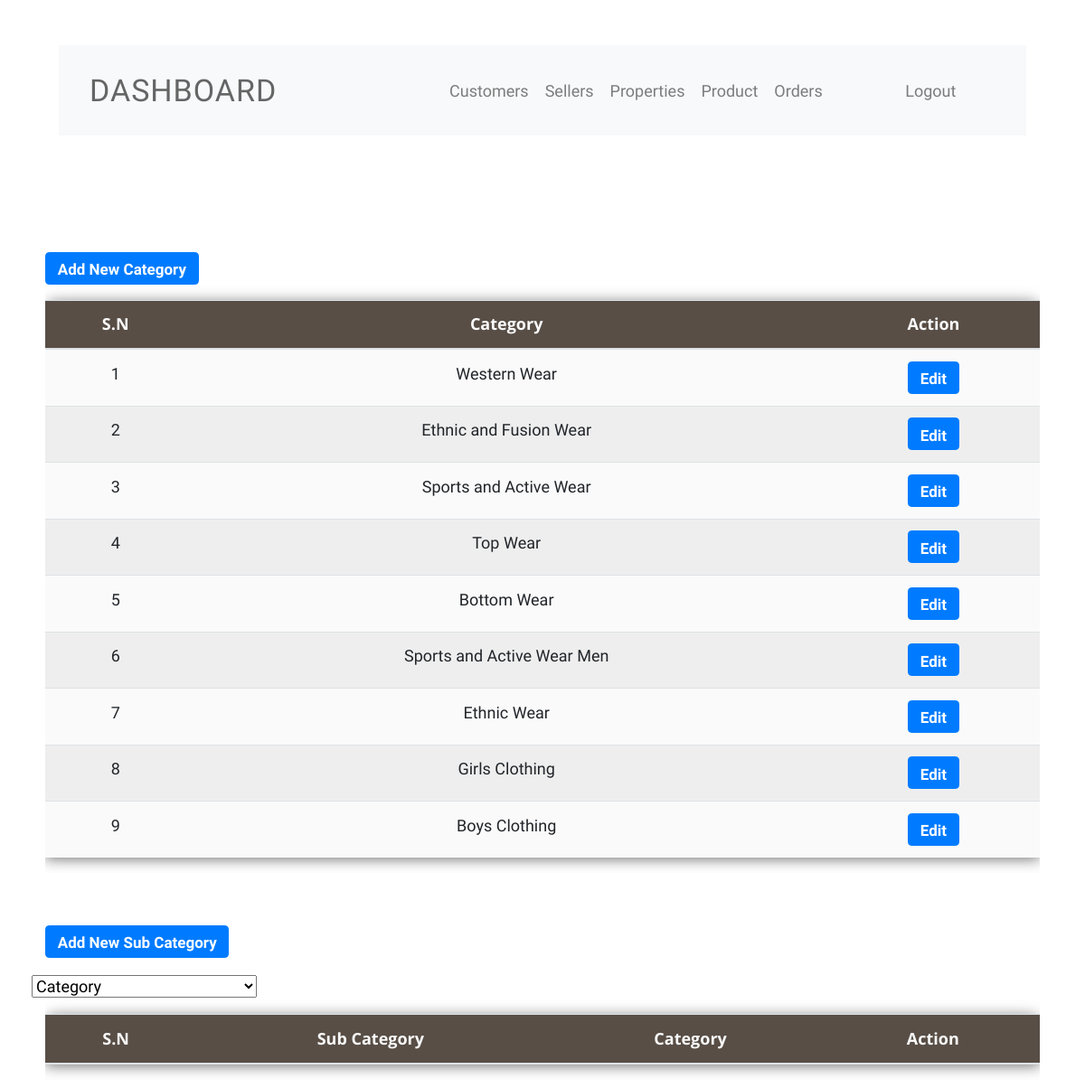
/categories.php, run on the app's committed database.
### tables this page shows
CREATE TABLE `category` (
  `category_id` int(11) NOT NULL,
  `usergroup_id` int(11) NOT NULL,
  `category_name` varchar(50) NOT NULL,
  `status` int(2) NOT NULL DEFAULT 1
);

### categories.php (the view, shortened to what this page needs)
<!DOCTYPE html>
<html lang="en">
<head>
    <link rel="stylesheet" href="../adfontawesome.min.css">
    <link rel="stylesheet" href="../adfullcalendar.min.css">
    <link rel="stylesheet" href="../adbootstrap.min.css">
    <link rel="stylesheet" href="../admin.css">
    <link rel="stylesheet" href="https://cdn.jsdelivr.net/npm/bootstrap@4.0.0/dist/css/bootstrap.min.css">
        <link rel="stylesheet" href="https://cdnjs.cloudflare.com/ajax/libs/font-awesome/4.7.0/css/font-awesome.min.css">
       <link rel="stylesheet" href="../style.css"></link>
</head>
<body id="reportsPage">
    <div class="" id="home">
        <div class="container">
        <div class="row">
                <div class="col-12">
                    <nav class="navbar navbar-expand-xl navbar-light bg-light">
                        <a class="navbar-brand" href="admin_index.php">
                            <h3 class="tm-site-title mb-0">Dashboard</h3>
                        </a>
                        <div class="collapse navbar-collapse" id="navbarSupportedContent">
                            <ul class="navbar-nav">
                                <li class="nav-item">
                                    <a class="nav-link d-flex" href="customers.php">
                                        <span>Customers</span>
                                    </a>
                                </li>
                                <li class="nav-item">
                                    <a class="nav-link d-flex" href="./sellers.php">
                                        <span>Sellers</span>
                                    </a>
                                </li>
                                <li class="nav-item">
                                    <a class="nav-link d-flex" href="./properties.php">
                                        <span>Properties</span>
                                    </a>
                                </li>
                                <li class="nav-item">
                                    <a class="nav-link d-flex" href="./product.php">
                                        <span>Product</span>
                                    </a>
                                </li>
                                <li class="nav-item">
                                    <a class="nav-link d-flex" href="./orders.php">
                                        <span>Orders</span>
                                    </a>
                                </li>
                                <li class="nav-item">
                                    <a class="nav-link d-flex" href="../logout.php">
                                        <span>Logout</span>
                                    </a>
                                </li>
                            </ul>
                        </div>
                    </nav>
                </div>
            </div>
            <div class="row tm-content-row tm-mt-big">
                <div class="row">
                    <div class="col-md-8 col-sm-12">
                        <h2 class="tm-block-title d-inline-block" style="color:white;">Categories</h2>
                    </div>
                    <div class="col-md-12 col-sm-12 text-left">
                                <a href="./add-category.php" class="btn btn-small btn-primary">Add New Category</a>
                            </div>
                </div>
                <div class="table-responsive">
                    <table class="table mt-3">
                        <thead class="tm-bg-grey">
                            <tr class="tm-bg-white">
                            <th scope="col">S.N</th>
                            <th scope="col" class="text-center">Category</th>
                            <th scope="col" class="text-center">Action</th>
                            </tr>
                        </thead>
                            <?php
                                include_once "../dbconnect.php";
                                $sql="SELECT * from category";
                                $result=$conn-> query($sql);
                                $count=1;
                                if ($result-> num_rows > 0){
                                while ($row=$result-> fetch_assoc()) {
                            ?>
                                    <tr>
                                    <td><?=$count?></td>
                                    <td><?=$row["category_name"]?></td>
                                    <td><a href="edit-category.php?id=<?=$row['category_id']?>" class="btn btn-small btn-primary">Edit</a></td>
                                    </tr>
                                    <?php
                                    $count=$count+1;
                                    }
                                    }
                            ?>
                    </table>
                </div>
                <div class="row">
                    <div class="col-md-8 col-sm-12">
                        <h2 class="tm-block-title d-inline-block" style="color:white;">Sub Categories</h2>
                    </div>
                    <div class="col-md-12 col-sm-12 text-left">
                                <a href="./add-subcategory.php" class="btn btn-small btn-primary">Add New Sub Category</a>
                            </div>
                            <div>
                            <select name="category" id="category">
                                        <option disabled selected>Category</option>
                                    </select>
                                </div>
                </div>
                <div class="table-responsive">
                    <table class="table mt-3" id = "subcategory">
                        <thead>
                            <tr class="tm-bg-white">
                            <th scope="col">S.N</th>
                            <th scope="col" class="text-center">Sub Category</th>
                            <th scope="col" class="text-center">Category</th>
                            <th scope="col" class="text-center">Action</th>
                            </tr>
                        </thead>
                    </table>
                </div>
            </div>
        </div>
    </div>
</body>
</html>

### admin.css (style rules this page uses)
html { font-size: 17px; }
body { font-family: "Open Sans", Helvetica, Arial, sans-serif; overflow-x: hidden; }
body { background-image: url(img/dash-bg-01.jpg); background-size: cover; background-repeat: no-repeat; background-position: center; background-attachment: fixed; padding-left: 50px; padding-right: 50px; }
a { transition: all 0.3s ease; }
.navbar-brand { display: flex; align-items: center; }
.tm-site-title { display: inline-block; text-transform: uppercase; font-size: 2rem; margin-left: 1rem; color: #656565; letter-spacing: 1px; }
.navbar { height: 100px; padding-left: 20px; padding-right: 20px; margin-top: 50px; }
.tm-mt-big { margin-top: 70px; }
.tm-block-title { font-size: 1.4rem; color: #333; margin-bottom: 30px; }
.navbar-light .navbar-nav .nav-link { color: #656565; }
.navbar-light .navbar-nav .nav-link, .dropdown-item { padding: 15px 20px; }
.nav-item { margin-right: 30px; }
.nav-item:last-child { margin-right: 0; }
.tm-content-row { justify-content: space-between; margin-left: -20px; margin-right: -20px; }
.btn { border-radius: 0; padding: 13px 28px; transition: all 0.2s ease; max-width: 100%; }
.btn-small { padding: 10px 24px; }
.btn-primary { background-color: transparent; color: black; border-color: #999999; }
.table td, .table th { padding: 20px 24px; }
@media (min-width: 1180px) { .container { max-width: 1600px; } }
@media (max-width: 1275px) and (min-width: 1200px) { .nav-item { margin-right: 15px; } }
@media (max-width: 1350px) { .nav-item { margin-right: 1px; } }

### style.css (style rules this page uses)
* { margin: 0; padding: 0; font-family: 'Work Sans', sans-serif; font-size: 18px; }
table { width: 100%; border-collapse: collapse; border-spacing: 0; box-shadow: 0 2px 15px rgba(64, 64, 64, .7); border-radius: 12px 12px 0 0; margin-bottom: 50px; }
td, th { padding: 10px 16px; text-align: center; }
th { background-color: #584e46; color: #fafafa; font-family: 'Open Sans', Sans-serif; font-weight: bold; }
tr { width: 100%; background-color: #fafafa; font-family: 'Montserrat', sans-serif; }
tr:nth-child(even) { background-color: #eeeeee; }
.btn { font-weight: 700; height: 36px; -moz-user-select: none; -webkit-user-select: none; user-select: none; cursor: default; }

### data on the page
category: category_name "Western Wear"
category: category_name "Ethnic and Fusion Wear"
category: category_name "Sports and Active Wear"
category: category_name "Top Wear"
category: category_name "Bottom Wear"
category: category_name "Sports and Active Wear Men"
category: category_name "Ethnic Wear"
category: category_name "Girls Clothing"
category: category_name "Boys Clothing"
